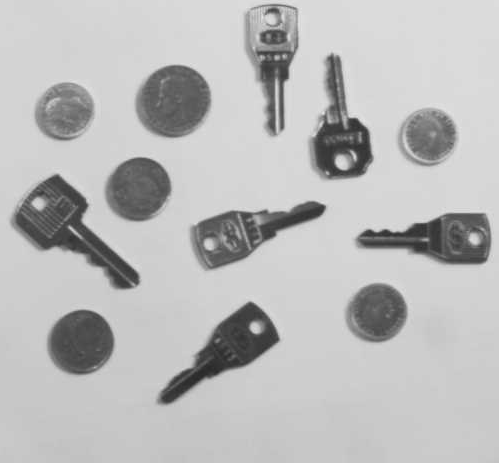
%> input picture demos_preprocessing/keys_and_coins.png, 499 x 463 px
$ octave demo7_morph_keys_coins.m   (GNU Octave 9; MATLAB toolbox functions it lacks are replaced by stand-ins)
%> lines starting %> are read from the running program, lines starting %| are printed output that depends on the picture; in (x1, y1, x2, y2) boxes, pixels count from 0 and x2, y2 are one past the last pixel; in counts of white or black regions, pixels touching at a corner belong together; the program's own positions count from 1
clear variables;
close all;

im = imread('keys_and_coins.png');
%> im is the input picture: size 463x499x3 uint8; min 41, max 231, mean 186
im = rgb2gray(im);
%> im: size 463x499 uint8
figure(1), imshow(im);

bwim = ~im2bw(im, 0.72);
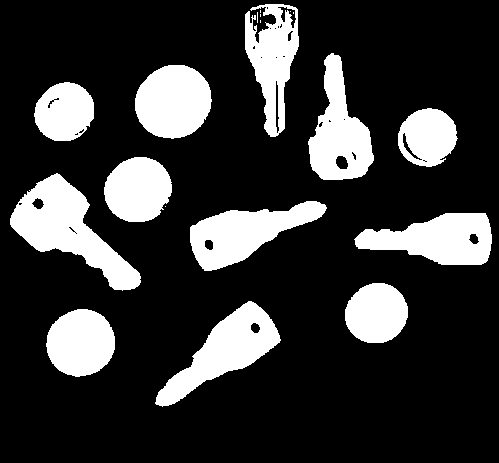
%> bwim: size 463x499 logical; 21.1% white; 19 white regions (7 under 20 px), largest, box (x1, y1, x2, y2) and area: (10, 173, 141, 291) 6134, (155, 301, 281, 407) 4959, (190, 201, 327, 271) 4709

figure(2), imshow(bwim);

str_el = strel('octagon', 3);
bwim = imopen(imclose(bwim, str_el), str_el);
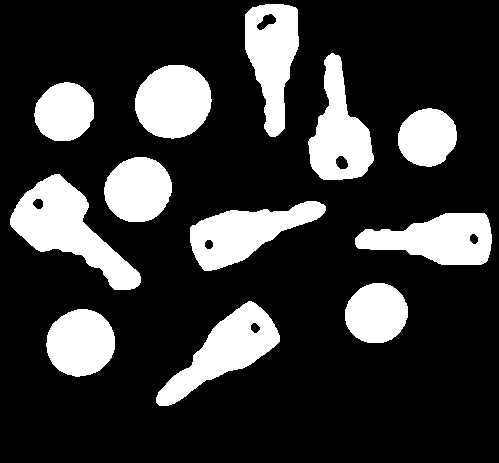
%> bwim: size 463x499 logical; 21.4% white; 12 white regions, largest, box (x1, y1, x2, y2) and area: (10, 174, 141, 290) 6165, (156, 301, 280, 406) 4968, (190, 201, 326, 271) 4715
figure(3), imshow(bwim);

bwim = imfill(bwim, 'holes');
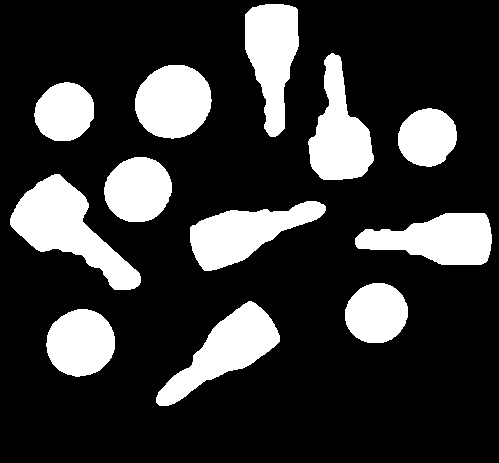
%> bwim: size 463x499 logical; 21.7% white; 12 white regions, largest, box (x1, y1, x2, y2) and area: (10, 174, 141, 290) 6243, (156, 301, 280, 406) 5033, (190, 201, 326, 271) 4775
figure(4), imshow(bwim);

rprops = regionprops(bwim, 'Area', 'ConvexArea', 'Eccentricity', 'PixelIdxList');
%> rprops = 12 regions; largest, Area, Eccentricity and ConvexArea: 6243 0.905 7827, 5033 0.941 5578, 4775 0.941 5438, 4731 0.938 5439, 4690 0.93 5405

data_matrix = [[rprops.Area] ./ [rprops.ConvexArea]; rprops.Eccentricity];
%> data_matrix = 12 columns, first 8: [0.798 0.983 0.984 0.987 0.985 0.902 0.878 0.868; 0.905 0.402 0.308 0.364 0.389 0.941 0.941 0.93]

im_keys = false(size(bwim));
im_coins = false(size(bwim));
for i = 1:length(rprops)
    if rprops(i).Eccentricity > 0.5
        im_keys(rprops(i).PixelIdxList) = 1;
    else
        im_coins(rprops(i).PixelIdxList) = 1;
    end
end
%> this loop made 12 passes
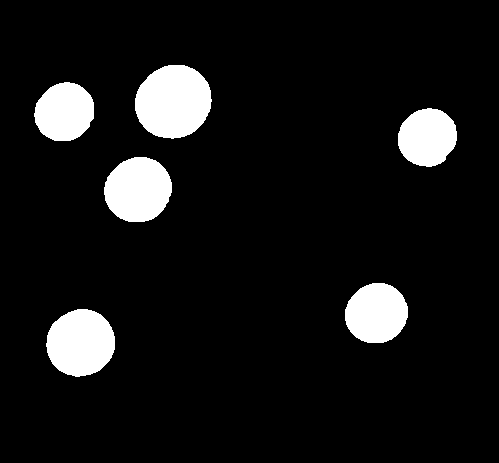
%> im_coins: size 463x499 logical; 8.6% white; 6 white regions, box (x1, y1, x2, y2) and area: (135, 65, 212, 139) 4430, (46, 309, 115, 377) 3633, (104, 157, 172, 222) 3454, (345, 283, 408, 343) 2978, (34, 82, 94, 141) 2751, (398, 108, 457, 167) 2687
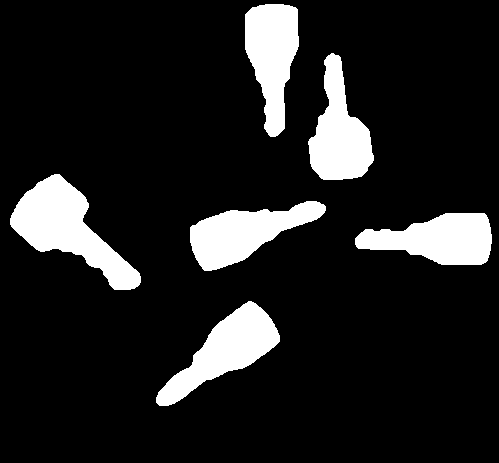
%> im_keys: size 463x499 logical; 13% white; 6 white regions, box (x1, y1, x2, y2) and area: (10, 174, 141, 290) 6243, (156, 301, 280, 406) 5033, (190, 201, 326, 271) 4775, (355, 213, 492, 265) 4731, (245, 4, 299, 137) 4690, (308, 53, 374, 180) 4629
figure(5), imshow(im_keys);
figure(6), imshow(im_coins);

$ run again, with demos_preprocessing/coloredChips.png copied over demos_preprocessing/keys_and_coins.png
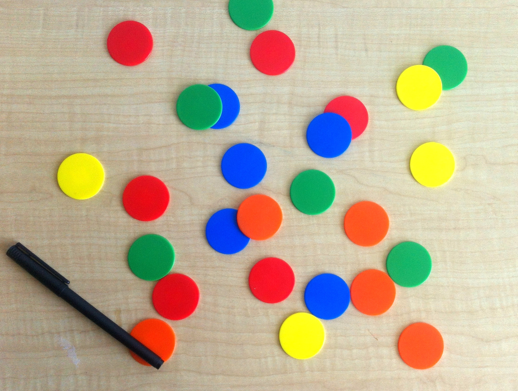
%> input picture demos_preprocessing/coloredChips.png, 518 x 391 px
%> im is the input picture: size 391x518x3 uint8; mean R, G, B 188.3, 173.3, 148.1
%> im: size 391x518 uint8
%> rprops = 9 regions; largest, Area, Eccentricity and ConvexArea: 97859 0.643 122957, 3350 0.871 3896, 3166 0.659 3261, 1961 0.382 2008, 1878 0.371 1918
%> data_matrix = [0.796 1 0.86 1 0.977 0.971 0.981 0.979 0.909; 0.643 0 0.871 0.595 0.382 0.659 0.392 0.371 0.69]
%> the loop `for i = 1:length(rprops)` made 9 passes
%> after the loop `for i = 1:length(rprops)`:
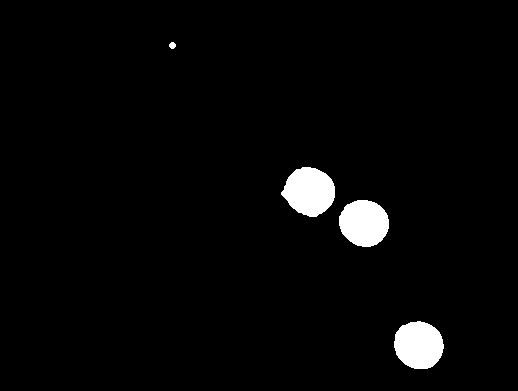
%> im_coins: size 391x518 logical; 2.8% white; 4 white regions, box (x1, y1, x2, y2) and area: (281, 167, 335, 217) 1961, (394, 321, 444, 369) 1878, (339, 200, 389, 247) 1840, (169, 42, 176, 49) 37
%> after the loop `for i = 1:length(rprops)`:
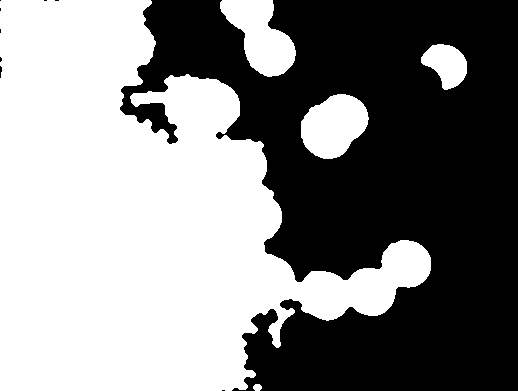
%> im_keys: size 391x518 logical; 52.2% white; 9 black regions (8 under 20 px), largest, box (x1, y1, x2, y2) and area: (120, 0, 518, 391) 96710
